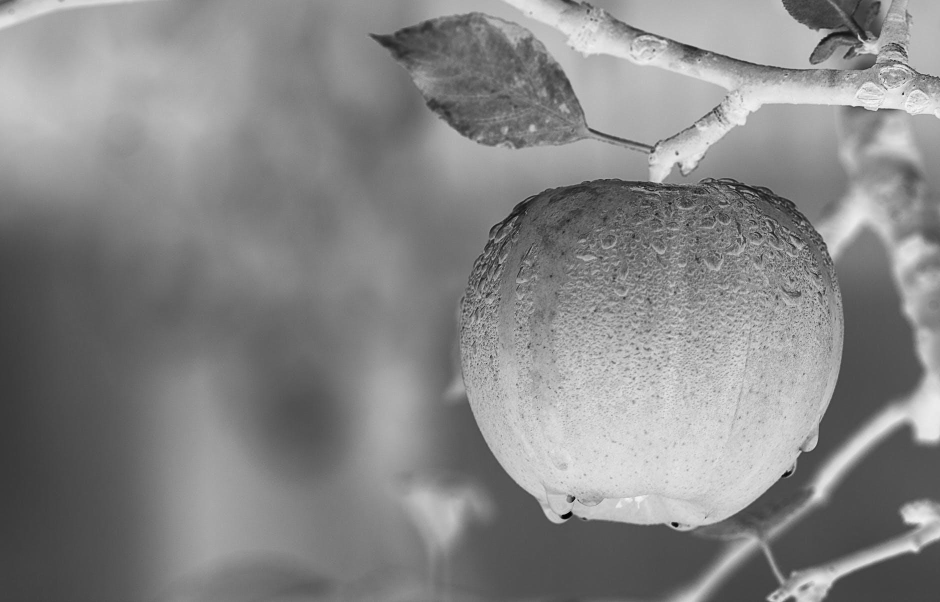
%> input picture gry.jpg, 1880 x 1204 px (shown at 1/2 size)
$ octave lab_4_c.m   (GNU Octave 9; MATLAB toolbox functions it lacks are replaced by stand-ins)
%> lines starting %> are read from the running program, lines starting %| are printed output that depends on the picture
% Ideal High Pass Filter
close all;
clear all;
clc

% Reading input image
input_image = imread('gry.jpg');
%> input_image is the input picture: size 1204x1880 uint8; min 0, max 255, mean 133.8
input_image = imresize(input_image, [512, 512]);
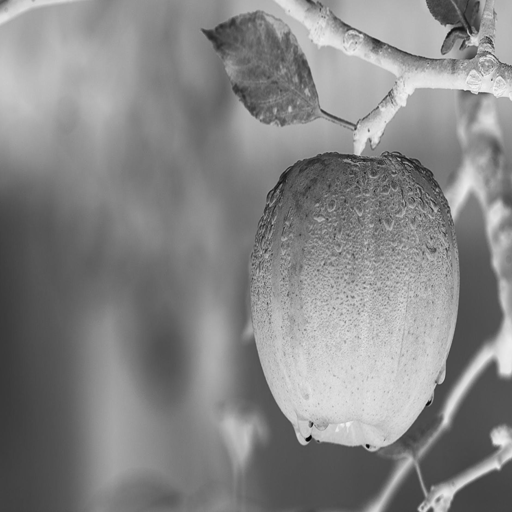
%> input_image: size 512x512 uint8; min 0, max 244, mean 133.8
shape = size(input_image);
%> shape = [512 512]
[x, y] = size(input_image);
%> x = 512; y = 512

img = input_image;

% adding gaussain noise in image
input_image = imnoise(input_image,'gaussian');
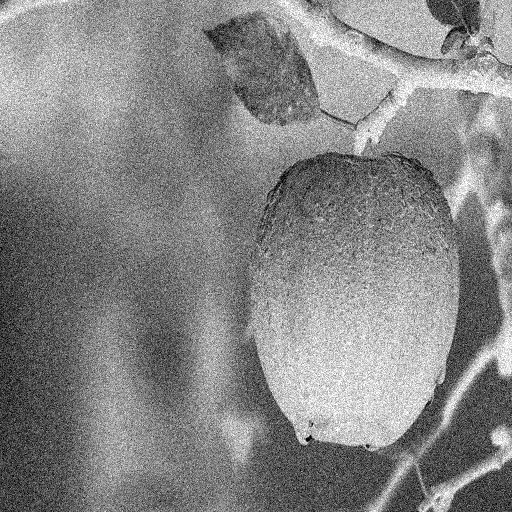
%> input_image: size 512x512 uint8; min 0, max 255, mean 133.7
noisy_image = input_image;

% Saving the size of the input_image in pixels-
% M : no of rows (height of the image)
% N : no of columns (width of the image)
[M, N] = size(input_image);
%> M = 512; N = 512

% Getting Fourier Transform of the input_image
% using MATLAB library function fft2 (2D fast fourier transform)
FT_img = fft2(double(input_image));

% Assign Cut-off Frequency
D0 = 10; % one can change this value accordingly

% Designing filter
u = 0:(M-1);
%> u = 512 values from 0 to 511
idx = find(u>M/2);
%> idx = 255 values from 258 to 512
u(idx) = u(idx)-M;
v = 0:(N-1);
%> v = 512 values from 0 to 511
idy = find(v>N/2);
v(idy) = v(idy)-N;

% MATLAB library function meshgrid(v, u) returns 2D grid
% which contains the coordinates of vectors v and u.
% Matrix V with each row is a copy of v, and matrix U
% with each column is a copy of u
[V, U] = meshgrid(v, u);

% Calculating Euclidean Distance
D = sqrt(U.^2+V.^2);

% Comparing with the cut-off frequency and
% determining the filtering mask
H = double(D > D0);

% Convolution between the Fourier Transformed image and the mask
G = H.*FT_img;

% Getting the resultant image by Inverse Fourier Transform
% of the convoluted image using MATLAB library function
% ifft2 (2D inverse fast fourier transform)
output_image = real(ifft2(double(G)));
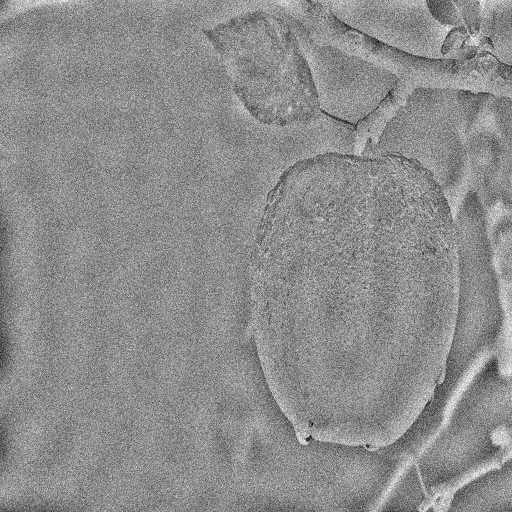
%> output_image: size 512x512 double; min -188.8, max 151.6, mean 0; drawn with min black and max white

%% Edge in original Image

% adding gaussain noise in image
input_image = img;
noisy_image = input_image;

% Saving the size of the input_image in pixels-
% M : no of rows (height of the image)
% N : no of columns (width of the image)
[M, N] = size(input_image);

% Getting Fourier Transform of the input_image
% using MATLAB library function fft2 (2D fast fourier transform)
FT_img = fft2(double(input_image));

% Assign Cut-off Frequency
D0 = 10; % one can change this value accordingly

% Designing filter
u = 0:(M-1);
idx = find(u>M/2);
u(idx) = u(idx)-M;
v = 0:(N-1);
idy = find(v>N/2);
v(idy) = v(idy)-N;

% MATLAB library function meshgrid(v, u) returns 2D grid
% which contains the coordinates of vectors v and u.
% Matrix V with each row is a copy of v, and matrix U
% with each column is a copy of u
[V, U] = meshgrid(v, u);

% Calculating Euclidean Distance
D = sqrt(U.^2+V.^2);

% Comparing with the cut-off frequency and
% determining the filtering mask
H = double(D > D0);

% Convolution between the Fourier Transformed image and the mask
G = H.*FT_img;

% Getting the resultant image by Inverse Fourier Transform
% of the convoluted image using MATLAB library function
% ifft2 (2D inverse fast fourier transform)
output_image_edge = real(ifft2(double(G)));
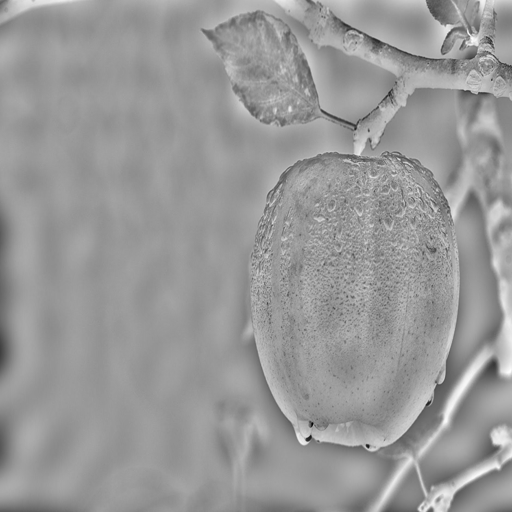
%> output_image_edge: size 512x512 double; min -163.3, max 109.3, mean 0; drawn with min black and max white

%% Displaying Input Image and Output Image
figure(1);
set(gcf, 'Position', get(0, 'Screensize'));
subplot(221), imshow(img), title('Original Image', 'FontSize', 15);
subplot(222), imshow(noisy_image), title('Gaussian Noise Image', 'FontSize', 15);
subplot(223), imshow(output_image, [ ]), title('Edge in noisy image', 'FontSize', 15);
subplot(224), imshow(output_image_edge, [ ]), title('Edge in Original image', 'FontSize', 15);
